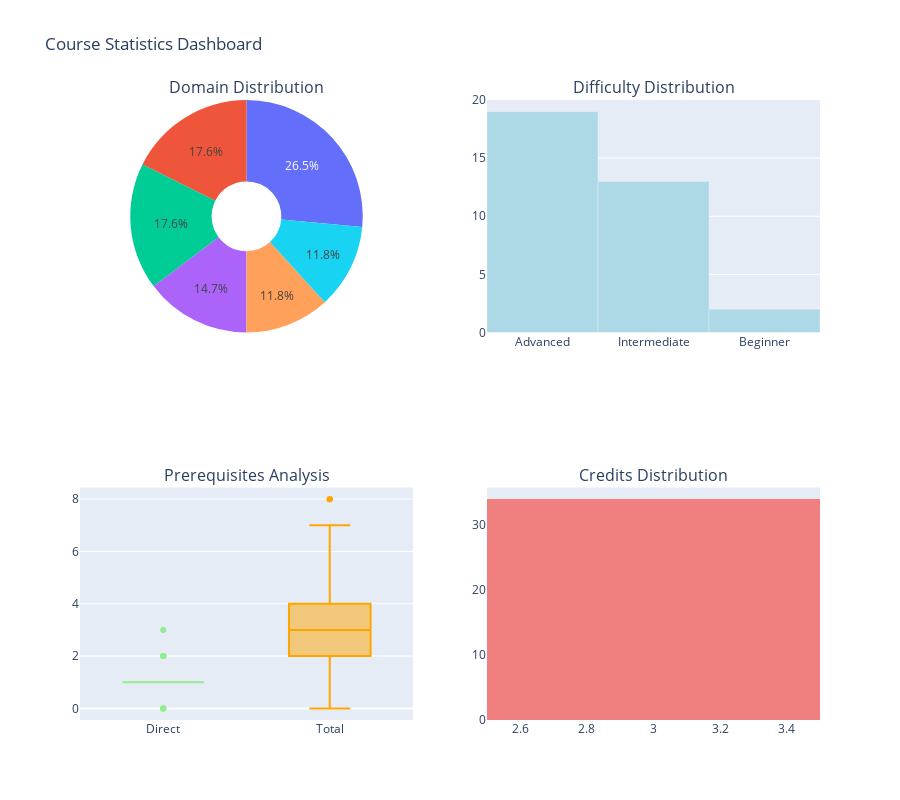

The code cell stored with this chart in its notebook:
### Markdown cell above
## 4. Course Statistics & Analysis

Comprehensive statistical analysis of course characteristics including domain distribution, difficulty levels, prerequisite requirements, and credit hours.

### Code cell
# Course Analysis and Statistics
print("Analyzing course characteristics...")

# Create course dataframe
course_data = []
for node in curriculum.graph.nodes():
    course_info = curriculum.get_course_info(node)
    prereqs = curriculum.get_prerequisites(node)
    all_prereqs = curriculum.get_all_prerequisites(node)
    
    course_data.append({
        'Course': node,
        'Name': course_info.get('name', 'Unknown'),
        'Domain': course_info.get('domain', 'Other'),
        'Difficulty': course_info.get('difficulty', 'Intermediate'),
        'Credits': course_info.get('credits', 3),
        'Direct_Prerequisites': len(prereqs),
        'Total_Prerequisites': len(all_prereqs),
        'Prerequisites_List': ', '.join(prereqs) if prereqs else 'None'
    })

courses_df = pd.DataFrame(course_data)

# Display basic statistics
print(f"📊 COURSE STATISTICS")
print(f"Total Courses: {len(courses_df)}")
print(f"Average Credits: {courses_df['Credits'].mean():.1f}")
print(f"Average Direct Prerequisites: {courses_df['Direct_Prerequisites'].mean():.1f}")
print(f"Average Total Prerequisites: {courses_df['Total_Prerequisites'].mean():.1f}")

# Show distribution by domain
print(f"\n📈 DOMAIN DISTRIBUTION")
domain_counts = courses_df['Domain'].value_counts()
for domain, count in domain_counts.items():
    percentage = (count / len(courses_df)) * 100
    print(f"  {domain}: {count} courses ({percentage:.1f}%)")

# Show distribution by difficulty
print(f"\n🎯 DIFFICULTY DISTRIBUTION")
difficulty_counts = courses_df['Difficulty'].value_counts()
for difficulty, count in difficulty_counts.items():
    percentage = (count / len(courses_df)) * 100
    print(f"  {difficulty}: {count} courses ({percentage:.1f}%)")

# Create visualizations for course statistics
fig = make_subplots(
    rows=2, cols=2,
    subplot_titles=['Domain Distribution', 'Difficulty Distribution', 
                   'Prerequisites Analysis', 'Credits Distribution'],
    specs=[[{"type": "pie"}, {"type": "bar"}],
           [{"type": "box"}, {"type": "histogram"}]]
)

# Domain distribution pie chart
fig.add_trace(go.Pie(
    labels=domain_counts.index, values=domain_counts.values,
    name="Domain Distribution", hole=0.3
), row=1, col=1)

# Difficulty distribution bar chart
fig.add_trace(go.Bar(
    x=difficulty_counts.index, y=difficulty_counts.values,
    name="Difficulty Distribution", marker_color='lightblue'
), row=1, col=2)

# Prerequisites analysis box plot
fig.add_trace(go.Box(
    y=courses_df['Direct_Prerequisites'], name="Direct",
    marker_color='lightgreen'
), row=2, col=1)
fig.add_trace(go.Box(
    y=courses_df['Total_Prerequisites'], name="Total",
    marker_color='orange'
), row=2, col=1)

# Credits distribution histogram
fig.add_trace(go.Histogram(
    x=courses_df['Credits'], name="Credits",
    marker_color='lightcoral', nbinsx=5
), row=2, col=2)

fig.update_layout(
    title_text="Course Statistics Dashboard",
    height=800, showlegend=False
)

fig.show()

print("\n✓ Course analysis complete!")

### Figure 1 — Plotly figure (JSON) as saved in the notebook; plotly's stock layout.template omitted (floating-point values rounded to 4 significant figures)
{"data": [{"domain": {"x": [0, 0.45], "y": [0.625, 1]}, "hole": 0.3, "labels": ["Software Engineering", "Data Science", "AI", "Theory", "Systems", "Security"], "name": "Domain Distribution", "type": "pie", "values": [9, 6, 6, 5, 4, 4]}, {"marker": {"color": "lightblue"}, "name": "Difficulty Distribution", "type": "bar", "x": ["Advanced", "Intermediate", "Beginner"], "xaxis": "x", "y": [19, 13, 2], "yaxis": "y"}, {"marker": {"color": "lightgreen"}, "name": "Direct", "type": "box", "xaxis": "x2", "y": [0, 1, 2, 1, 1, 1, 1, 1, 0, 0, 0, 1, 1, 3, 1, 1, 1, 2, 2, 2, 1, 1, 1, 2, 1, 1, 1, 1, 1, 1, 1, 1, 1, 1], "yaxis": "y2"}, {"marker": {"color": "orange"}, "name": "Total", "type": "box", "xaxis": "x2", "y": [0, 1, 3, 1, 2, 2, 2, 2, 0, 0, 0, 1, 4, 7, 8, 8, 8, 7, 4, 4, 2, 1, 3, 5, 4, 4, 3, 2, 3, 3, 3, 4, 3, 2], "yaxis": "y2"}, {"marker": {"color": "lightcoral"}, "name": "Credits", "nbinsx": 5, "type": "histogram", "x": [3, 3, 3, 3, 3, 3, 3, 3, 3, 3, 3, 3, 3, 3, 3, 3, 3, 3, 3, 3, 3, 3, 3, 3, 3, 3, 3, 3, 3, 3, 3, 3, 3, 3], "xaxis": "x3", "yaxis": "y3"}], "layout": {"annotations": [{"font": {"size": 16}, "showarrow": false, "text": "Domain Distribution", "x": 0.225, "xanchor": "center", "xref": "paper", "y": 1, "yanchor": "bottom", "yref": "paper"}, {"font": {"size": 16}, "showarrow": false, "text": "Difficulty Distribution", "x": 0.775, "xanchor": "center", "xref": "paper", "y": 1, "yanchor": "bottom", "yref": "paper"}, {"font": {"size": 16}, "showarrow": false, "text": "Prerequisites Analysis", "x": 0.225, "xanchor": "center", "xref": "paper", "y": 0.375, "yanchor": "bottom", "yref": "paper"}, {"font": {"size": 16}, "showarrow": false, "text": "Credits Distribution", "x": 0.775, "xanchor": "center", "xref": "paper", "y": 0.375, "yanchor": "bottom", "yref": "paper"}], "height": 800, "showlegend": false, "title": {"text": "Course Statistics Dashboard"}, "xaxis": {"anchor": "y", "domain": [0.55, 1]}, "xaxis2": {"anchor": "y2", "domain": [0, 0.45]}, "xaxis3": {"anchor": "y3", "domain": [0.55, 1]}, "yaxis": {"anchor": "x", "domain": [0.625, 1]}, "yaxis2": {"anchor": "x2", "domain": [0, 0.375]}, "yaxis3": {"anchor": "x3", "domain": [0, 0.375]}}}
